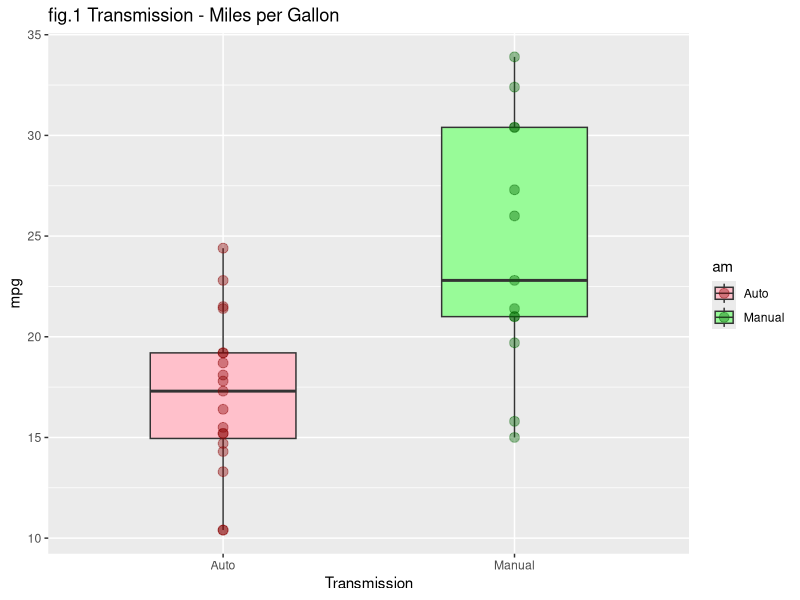

Write the R code that produced this figure.
## ---- chunk 1
library(tidyverse)
## ---- chunk 2
mtcars %>% dim()
mtcars %>% head()
mtcars %>% str()
## ---- chunk 3
mtcars2 <- mtcars %>% mutate(am=factor(am, levels=(c(0,1)), labels=(c('Auto','Manual'))))
table(mtcars2$am)
ggplot(mtcars2) + ggtitle('fig.1 Transmission - Miles per Gallon') + xlab('Transmission') +
    geom_boxplot(aes(x=am, y=mpg, fill=am ), width=0.5) + 
    geom_point(  aes(x=am, y=mpg, color=am), size=3, alpha=0.4) +
    scale_color_manual(values=c('darkred','darkgreen')) +
    scale_fill_manual( values=c('pink','palegreen'))
## ---- chunk 4
g1 <- mtcars2 %>% filter(am=='Auto'  ) %>% pull(mpg)
g2 <- mtcars2 %>% filter(am=='Manual') %>% pull(mpg)
p  <- t.test(g2,g1, paired=FALSE, var.equal=TRUE, alternative='greater')$p.value %>% format(digits=3)
cat('T test: p-value=', p, ' < 0.05 is reject the null hypothesis (There is no deffrence.).\n')
## ---- chunk 5
fit_am <- lm(mpg~am, data=mtcars)
summary(fit_am)
## ---- chunk 6
fit_excl <- lm(mpg~., data=(mtcars%>%select(-am)))
fit_all  <- lm(mpg~., data= mtcars)

anova(fit_am, fit_excl, fit_all)
